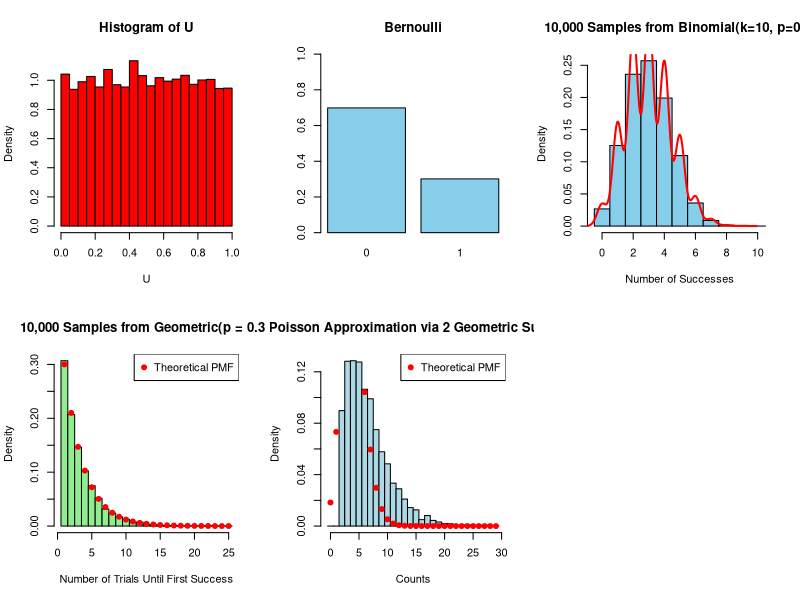
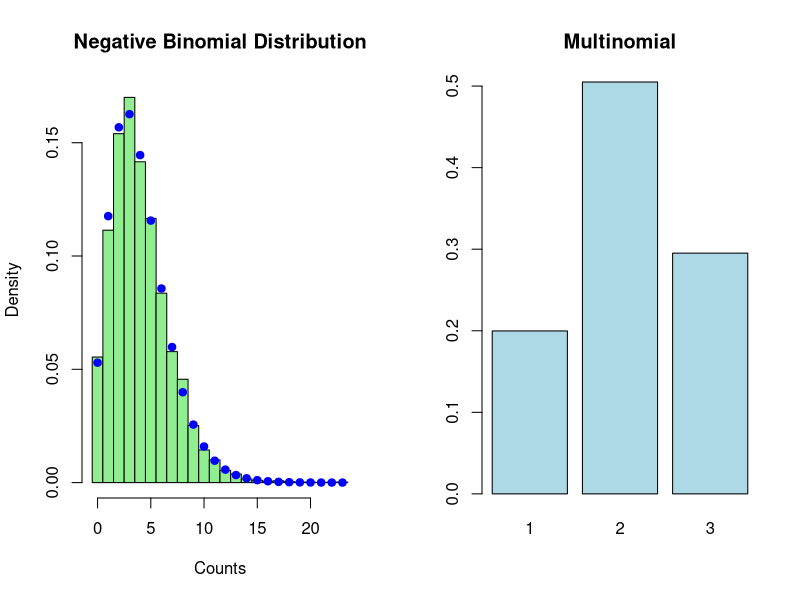
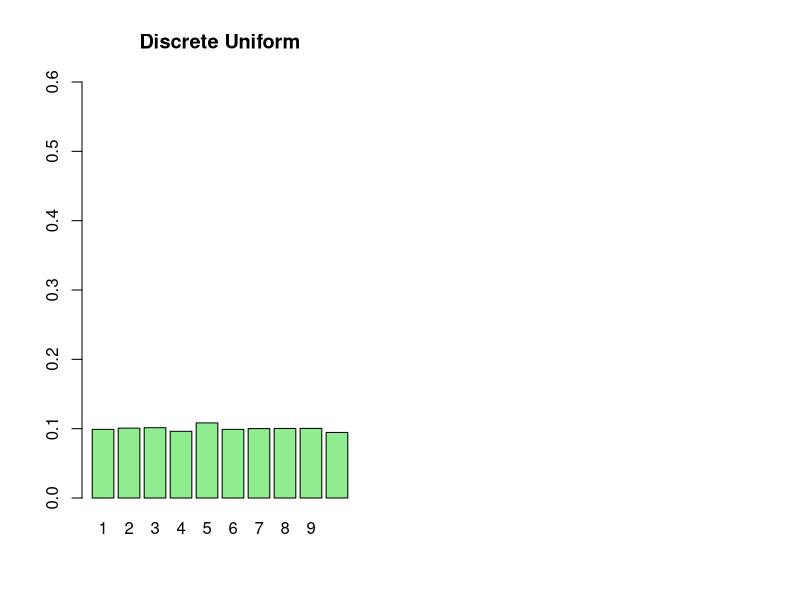

Write the R code that produced these figures, in order.
## ---- chunk 1

# DISCRETE DISTRIBUTIONS

set.seed(123)
n <- 10000
U <- runif(n,min = 0,max = 1)
p <- 0.3
k <- 10
par(mfrow=c(2,3))
hist(U, probability = T, col = "red")

## ---- chunk 2

# 1. Bernoulli(p)

X <- ifelse(U <= p, 1, 0)  # Transform to Bernoulli
barplot(table(X)/n, main="Bernoulli", col="skyblue", ylim=c(0,1))
#-----Visulize the Bernouli distribution-------
cat("Bernoulli mean (should be close to p =", p, "):", mean(X), "\n")

## ---- chunk 3

# 2 Binomial(n,p)

U_binomial <- matrix(runif(n * k), nrow = n, ncol = k)
Y <- rowSums(U_binomial <= p)  # Sum Bernoulli trials per row

# Check mean (should approach k*p)
cat("Binomial mean (should be close to k*p =", k*p, "):", mean(Y), "\n")

# --- Visualize the Binomial samples ---
hist(Y, 
     breaks = seq(-0.5, k + 0.5, by = 1), 
     main = "10,000 Samples from Binomial(k=10, p=0.3)",
     xlab = "Number of Successes",
     col = "skyblue",
     freq = FALSE)
lines(density(Y, adjust = 1.5), col = "red", lwd = 2)  # Optional: Add smoothed density
## ---- chunk 4

# 3. Geometric(p)

# Function to generate Geometric(p) from Binomial(1,p) trials
generate_geometric <- function(n,p) {
  geometric_samples <- numeric(n)
  
  for (i in 1:n) {
    count <- 0
    success <- FALSE
    
    while (!success) {
      count <- count + 1
      # Generate a single Bernoulli trial (Binomial with n=1)
      trial <- rbinom(1, 1, p)
      if (trial == 1) {
        success <- TRUE
      }
    }
    
    geometric_samples[i] <- count
  }
  
  return(geometric_samples)
}

# Generate Geometric samples
geom_samples <- generate_geometric(n, p)

# Check statistics (mean should approach 1/p)
cat("Geometric mean (should be close to 1/p =", 1/p, "):", mean(geom_samples), "\n")
cat("Geometric variance (should be close to (1-p)/p^2 =", (1-p)/p^2, "):", var(geom_samples), "\n")

# --- Visualize the Geometric samples ---
hist(geom_samples, 
     breaks = seq(0.5, max(geom_samples)+0.5, by = 1),
     main = paste("10,000 Samples from Geometric(p =", p, ")"),
     xlab = "Number of Trials Until First Success",
     col = "lightgreen",
     freq = FALSE)

# Add theoretical PMF
x_vals <- 1:max(geom_samples)
points(x_vals, dgeom(x_vals-1, p), col = "red", pch = 19)  # Note: dgeom uses k-1
legend("topright", legend = "Theoretical PMF", col = "red", pch = 19)
## ---- chunk 5

# 4. Poisson(lambda=4)

lambda <- 4  # Target Poisson parameter
# 2. Convert to Poisson - Method 1: Sum of Geometrics
convert_to_poisson <- function(geom_samples, target_lambda, p) {
  # Calculate how many Geometrics to sum
  k <- max(1, round(target_lambda * p / (1 - p)))
  
  # Make sure we have enough samples
  n <- length(geom_samples)
  m <- floor(n/k)
  
  # Reshape and sum
  matrix(geom_samples[1:(m*k)], ncol = k) |> rowSums()
}

pois_samples <- convert_to_poisson(geom_samples, lambda, p)

# 3. Check results
if (all(is.finite(pois_samples))) {
  cat("Poisson mean:", mean(pois_samples), " (target:", lambda, ")\n")
  cat("Poisson variance:", var(pois_samples), "\n")
  
  # Visualization
  hist(pois_samples, 
       breaks = seq(-0.5, max(pois_samples)+0.5, by = 1),
       main = paste("Poisson Approximation via", round(lambda*p/(1-p)), "Geometric Sums"),
       xlab = "Counts",
       col = "lightblue",
       freq = FALSE)
  points(0:max(pois_samples), dpois(0:max(pois_samples), lambda), 
         col = "red", pch = 19)
  legend("topright", legend = "Theoretical PMF", col = "red", pch = 19)
} else {
  warning("Non-finite values detected in Poisson samples")
}
## ---- chunk 6

# 5. Negative Binomial (size=5, prob=0.3)

lambda <- 4
target_r <- 5
target_p <- target_r/(target_r + lambda)

convert_to_negbin <- function(pois_samples, r, lambda) {
  p <- r/(r + lambda)
  rnbinom(length(pois_samples), size = r, prob = p)
}
negbin_samples <- convert_to_negbin(pois_samples, target_r, lambda)
                                    
# Visualization
par(mfrow = c(1, 2))
hist(negbin_samples, 
     breaks = seq(-0.5, max(negbin_samples)+0.5, by = 1),
     main = "Negative Binomial Distribution",
     xlab = "Counts",
     col = "lightgreen",
     freq = FALSE)
points(0:max(negbin_samples), dnbinom(0:max(negbin_samples), size = target_r, prob = target_p), 
       col = "blue", pch = 19)
## ---- chunk 7

# 6. Multinomial (1 trial, probs = c(0.2, 0.5, 0.3))

p <- c(0.2, 0.5, 0.3)  # Probability vector (must sum to 1)

# Generate multinomial samples from uniform
cum_p <- cumsum(p)
multinomial_samples <- sapply(U, function(u) {
  which.max(u <= cum_p)
})

# Convert to counts
counts <- table(factor(multinomial_samples, levels = 1:k))
barplot(table(multinomial_samples)/n, main="Multinomial", col="lightblue")
## ---- chunk 8

# 7. Discrete custom (say values = 1, 3, 5 with probs = 0.2, 0.5, 0.3)

# Convert to uniform by redistributing probabilities
# Method: Inverse transform with equal-width bins
uniform_samples <- sapply(U, function(u) {
  ceiling(u * k)  # Equal bins of width 1/k
})
barplot(table(uniform_samples)/n, 
        main = "Discrete Uniform",
        col = "lightgreen",
        ylim = c(0, 0.6))
